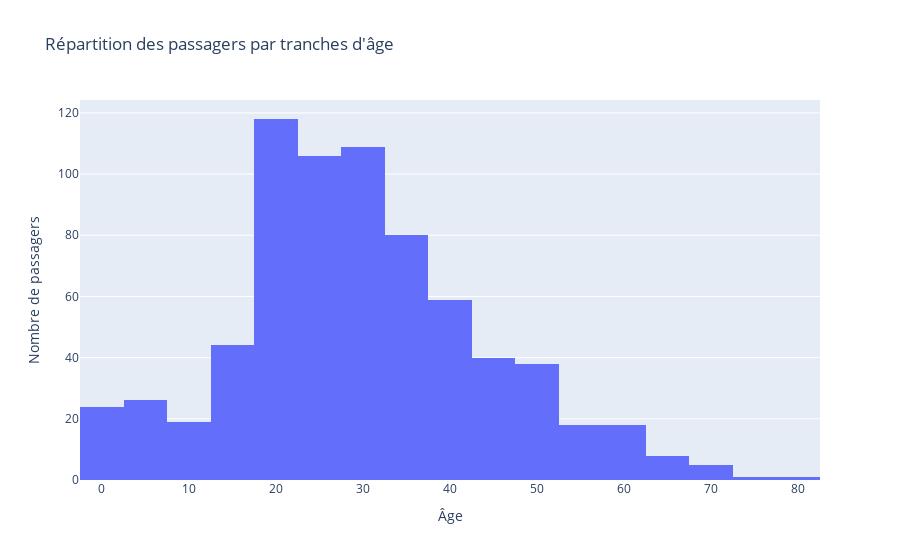

The code cell stored with this chart in its notebook:
### Code cell
# Répartition des passagers par tranches d'âges
fig_reparti_age_passager = px.histogram(df_train, x='Age', nbins=30, title='Répartition des passagers par tranches d\'âge')
fig_reparti_age_passager.update_layout(xaxis_title='Âge', yaxis_title='Nombre de passagers')
fig_reparti_age_passager.show()

### Figure 1 — Plotly figure (JSON) as saved in the notebook; plotly's stock layout.template omitted (floating-point values rounded to 4 significant figures; data arrays with more than 128 entries replaced by an {"elided": "..."} marker saying what was removed)
{"data": [{"bingroup": "x", "hovertemplate": "Age=%{x}<br>count=%{y}<extra></extra>", "legendgroup": "", "marker": {"color": "#636efa", "pattern": {"shape": ""}}, "name": "", "nbinsx": 30, "orientation": "v", "showlegend": false, "type": "histogram", "x": {"elided": "891 float values"}, "xaxis": "x", "yaxis": "y"}], "layout": {"barmode": "relative", "legend": {"tracegroupgap": 0}, "title": {"text": "Répartition des passagers par tranches d'âge"}, "xaxis": {"anchor": "y", "domain": [0, 1], "title": {"text": "Âge"}}, "yaxis": {"anchor": "x", "domain": [0, 1], "title": {"text": "Nombre de passagers"}}}}
